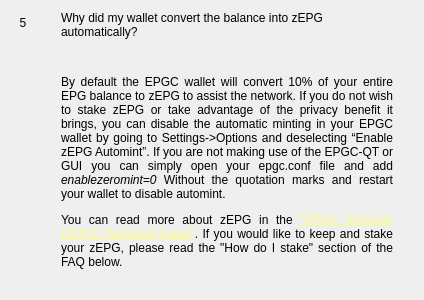
                  <widget class="QWidget" name="widgetFaq5" native="true">
                   <layout class="QHBoxLayout" name="horizontalPage_5" stretch="0,1">
                    <item alignment="Qt::AlignTop">
                     <widget class="QLabel" name="labelNumber5">
                      <property name="minimumSize">
                       <size>
                        <width>24</width>
                        <height>24</height>
                       </size>
                      </property>
                      <property name="maximumSize">
                       <size>
                        <width>16777215</width>
                        <height>24</height>
                       </size>
                      </property>
                      <property name="text">
                       <string>5</string>
                      </property>
                      <property name="alignment">
                       <set>Qt::AlignCenter</set>
                      </property>
                     </widget>
                    </item>
                    <item>
                     <layout class="QVBoxLayout" name="verticalLayoutPage_5">
                      <property name="leftMargin">
                       <number>20</number>
                      </property>
                      <property name="rightMargin">
                       <number>20</number>
                      </property>
                      <item>
                       <widget class="QLabel" name="labelSubtitle5">
                        <property name="text">
                         <string>Why did my wallet convert the balance into zEPG automatically?</string>
                        </property>
                        <property name="wordWrap">
                         <bool>true</bool>
                        </property>
                       </widget>
                      </item>
                      <item>
                       <spacer name="verticalSpacer_50">
                        <property name="orientation">
                         <enum>Qt::Vertical</enum>
                        </property>
                        <property name="sizeType">
                         <enum>QSizePolicy::Fixed</enum>
                        </property>
                        <property name="sizeHint" stdset="0">
                         <size>
                          <width>20</width>
                          <height>30</height>
                         </size>
                        </property>
                       </spacer>
                      </item>
                      <item>
                       <widget class="QLabel" name="labelContent5">
                        <property name="text">
                         <string>
                           &lt;html&gt;&lt;head/&gt;&lt;body&gt;&lt;p align=&quot;justify&quot;&gt;
                           By default the EPGC wallet will convert 10% of your entire EPG
                           balance to zEPG to assist the network. If you do not wish to
                           stake zEPG or take advantage of the privacy benefit it brings,
                           you can disable the automatic minting in your EPGC wallet by
                           going to Settings-&gt;Options and deselecting “Enable zEPG Automint”.
                           If you are not making use of the EPGC-QT or GUI you can simply open
                           your epgc.conf file and add &lt;i&gt;enablezeromint=0&lt;/i&gt; Without the quotation
                           marks and restart your wallet to disable automint.&lt;/p&gt;
                           &lt;/p&gt;&lt;p align=&quot;justify&quot;&gt;
                           You can read more about zEPG in the
                           &lt;a style='color: #fafa84' href='https://encocoin.net'&gt; &quot;EPGC Zerocoin (zEPG) Technical Paper&quot;&lt;/a&gt;.
                           If you would like to keep and stake your zEPG, please read the &quot;How do I stake&quot;
                           section of the FAQ below.
                           &lt;/p&gt;&lt;/body&gt;&lt;/html&gt;
                         </string>
                        </property>
                        <property name="alignment">
                         <set>Qt::AlignLeading|Qt::AlignLeft|Qt::AlignTop</set>
                        </property>
                        <property name="wordWrap">
                         <bool>true</bool>
                        </property>
                       </widget>
                      </item>
                      <item>
                       <spacer name="verticalSpacer_51">
                        <property name="orientation">
                         <enum>Qt::Vertical</enum>
                        </property>
                        <property name="sizeHint" stdset="0">
                         <size>
                          <width>20</width>
                          <height>20</height>
                         </size>
                        </property>
                       </spacer>
                      </item>
                     </layout>
                    </item>
                   </layout>
                  </widget>
